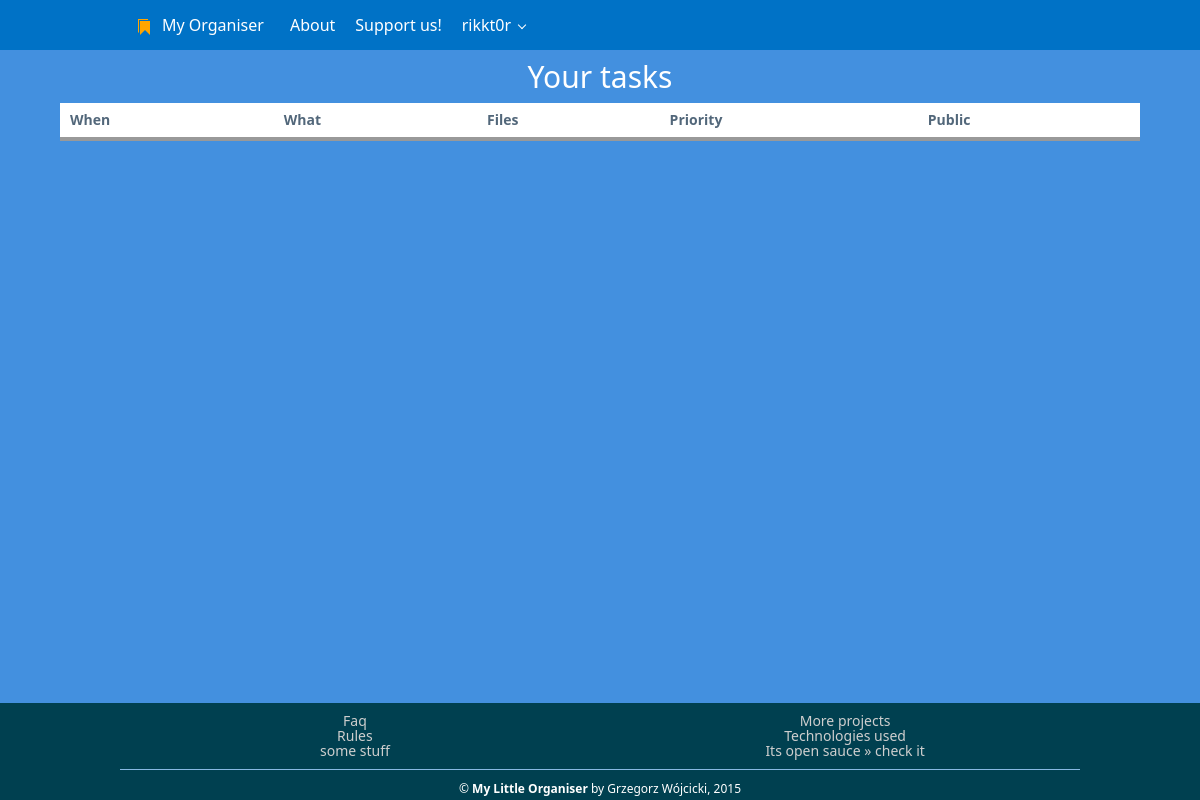
Page /tasks/ (signed in) on the earlier database version.
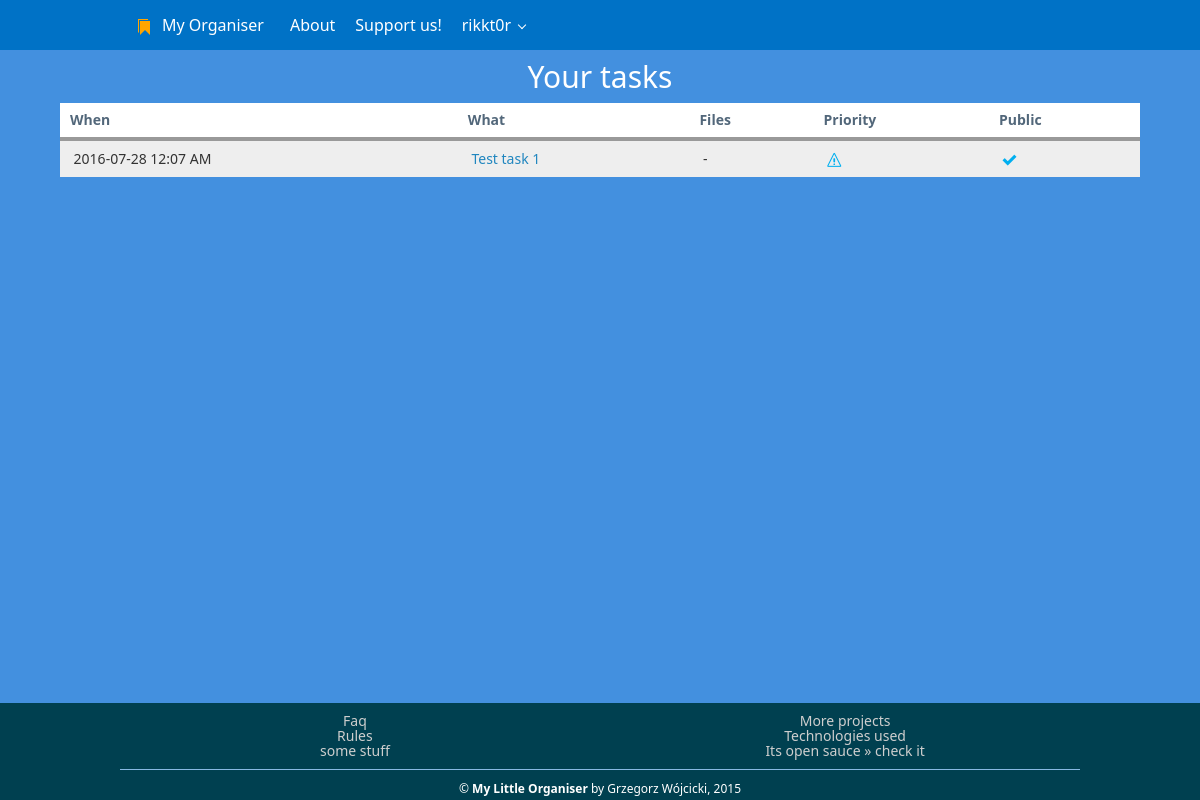
Same page on the later database version.
### tasks/models.py (models this page shows, shortened)
class Task(models.Model):
    REPEAT = (
        (0, 'Do not repeat'),
        (1, 'Daily'),
        (2, 'Weekly'),
        (4, 'Monthly'),
        (8, 'Other (enter days count)'),
    )
    STATUSES = (
        (0, 'Deleted'),
        (1, 'Active'),
        (2, 'Done')
    )
    PRIORITIES = (
        (0, 'No rush'),
        (1, 'Normal'),
        (2, 'Important')
    )
    user = models.ForeignKey(User)
    name = models.CharField(max_length=80)
    description = models.TextField(max_length=2000)
    priority = models.PositiveSmallIntegerField(default=1, choices=PRIORITIES)
    date_created = models.DateTimeField(auto_now_add=True)
    date_modified = models.DateTimeField(auto_now=True, blank=True)
    date_from = models.DateTimeField()
    date_to = models.DateTimeField()
    repeat = models.PositiveSmallIntegerField(choices=REPEAT)
    repeat_days = models.PositiveSmallIntegerField(default=0)
    lat = models.DecimalField(max_digits=8, decimal_places=6, blank=True, null=True)
    lng = models.DecimalField(max_digits=8, decimal_places=6, blank=True, null=True)
    place_desc = models.CharField(max_length=250, blank=True)
    public = models.BooleanField(default=False)
    status = models.PositiveSmallIntegerField(default=1, choices=STATUSES)

### tasks/views.py (the view)
# urls.py: url(r'tasks/$', v.tasks_index, name='tasks_index_default'),
@login_required
def tasks_index(request, page_id=1):
    tasks = Task.objects.filter(user_id=request.user.id)
    return render(request, "tasks/index.html", context={
        'page_id': page_id,
        'tasks': tasks
    })

### tasks/templates/tasks/index.html
{% extends "base_template.html" %}
{% block menu_tasks %} active {% endblock %}
{% block content %}
    <div class="content-block">
        <h2>Your tasks</h2>
        <div class="row">
                <table class="dataTable bg-white fg-dark table striped hovered align-left" data-role="datatable" data-searching="true">
                  <thead>
                    <tr>
                      <th>When</th>
                      <th>What</th>
                      <th>Files</th>
                      <th>Priority</th>
                      <th>Public</th>
                    </tr>
                  </thead>
                  <tbody>
                  {% for task in tasks %}
                    <tr>
                      <td>{{ task.date_to|date:"Y-m-d h:m A" }}</td>
                      <td><a href="{% url 'tasks_edit' task_id=task.id%}">{{task.name}}</a></td>
                      <td>-</td>
                      <td>
                          {% if task.priority == 1 %}
                            <span class="fg-blue mif-hour-glass"></span></td>
                          {% elif task.priority == 2 %}
                            <span class="fg-blue mif-warning"></span>
                          {% else %}
                            <span class="fg-blue mif-magic-wand"></span>
                          {% endif %}
                      <td>
                          {% if task.public %}
                            <span class="fg-blue mif-checkmark"></span></td>
                          {% else %}
                            <span class="fg-blue mif-cross"></span></td>
                          {% endif %}
                    </tr>
                  {% endfor %}
                  </tbody>
                </table>
        </div>
    </div>
{% endblock %}

### templates/base_template.html (shortened to what this page needs)
<!DOCTYPE html>
{% load staticfiles %}
<html lang="en">
  <head>
    <link href="/static/css/metro.min.css" rel="stylesheet">
    <link href="/static/css/metro-icons.min.css" rel="stylesheet">
    <link href="/static/css/domain.css" rel="stylesheet">
    <link rel="stylesheet" href="/static/css/leaflet.css" />
    <link href="/static/css/jquery.datetimepicker.css" rel="stylesheet">
  </head>
<body>
    <header data-role="appbar" class="app-bar page-row">
        <div class="container">
            <a class="app-bar-element branding" href="/">
                <span class="mif-bookmarks" style="color: orange; display: inline-block; margin-right: 10px;"></span>My Organiser
            </a>
            <ul class="app-bar-menu">
                <li data-flexorderorigin="0" data-flexorder="1">
                    <a class="{% block menu_about %}{% endblock %}" href="/about/">About</a>
                </li>
                <li data-flexorderorigin="1" data-flexorder="2">
                    <a class="{% block menu_support %}{% endblock %}" href="/about/support/">Support us!</a>
                </li>
                {% if user.is_authenticated %}
                    <li data-flexorderorigin="2" data-flexorder="3">
                        <a class="dropdown-toggle" href="#" class="{% block menu_tasks %}{% endblock %}">{{ user.username }}</a>
                    </li>
                {% endif %}
            </ul>
        </div>
    </header>
    <div class="page-row page-row-expanded bg-lightBlue fg-white align-center">
    {% block content %}{% endblock %}
    </div>
    <footer class="bg-darkTeal fg-white page-row">
        <div class="container">
            <div class="grid align-center">
                <div class="row cells2">
                    <div class="cell">
                        <a href="#">Faq</a><br/>
                        <a href="#">Rules</a><br/>
                        <a href="#">some stuff</a><br/>
                    </div>
                    <div class="cell">
                        <a href="https://bitbucket.com/rikkt0r">More projects</a><br />
                        <a href="/about/techs">Technologies used</a><br />
                        <a href="#">Its open sauce &raquo; check it</a><br />
                    </div>
                </div>
            </div>
            <hr class="thin">
            <div class="align-center padding5 text-secondary">
                &copy; <b>My Little Organiser</b> by Grzegorz Wójcicki, 2015
            </div>
        </div>
    </footer>
  </body>
</html>

### static/css/domain.css (style rules this page uses)
html,body { height: 100%; }
body { display: table;width: 100%; }
.page-row { display: table-row; }
.page-row-expanded { height: 100%; }
footer { padding-top: 10px;clear:both; }
footer .grid .cell a { color: #CECECE; }
.content-block { width: 90%; margin: 0 auto; }

Differences in the rows shown:
now on this page (row edited): Task: date_to "2016-07-28 12:07 AM", name "Test task 1", priority 2 (drawn), public True (drawn)
